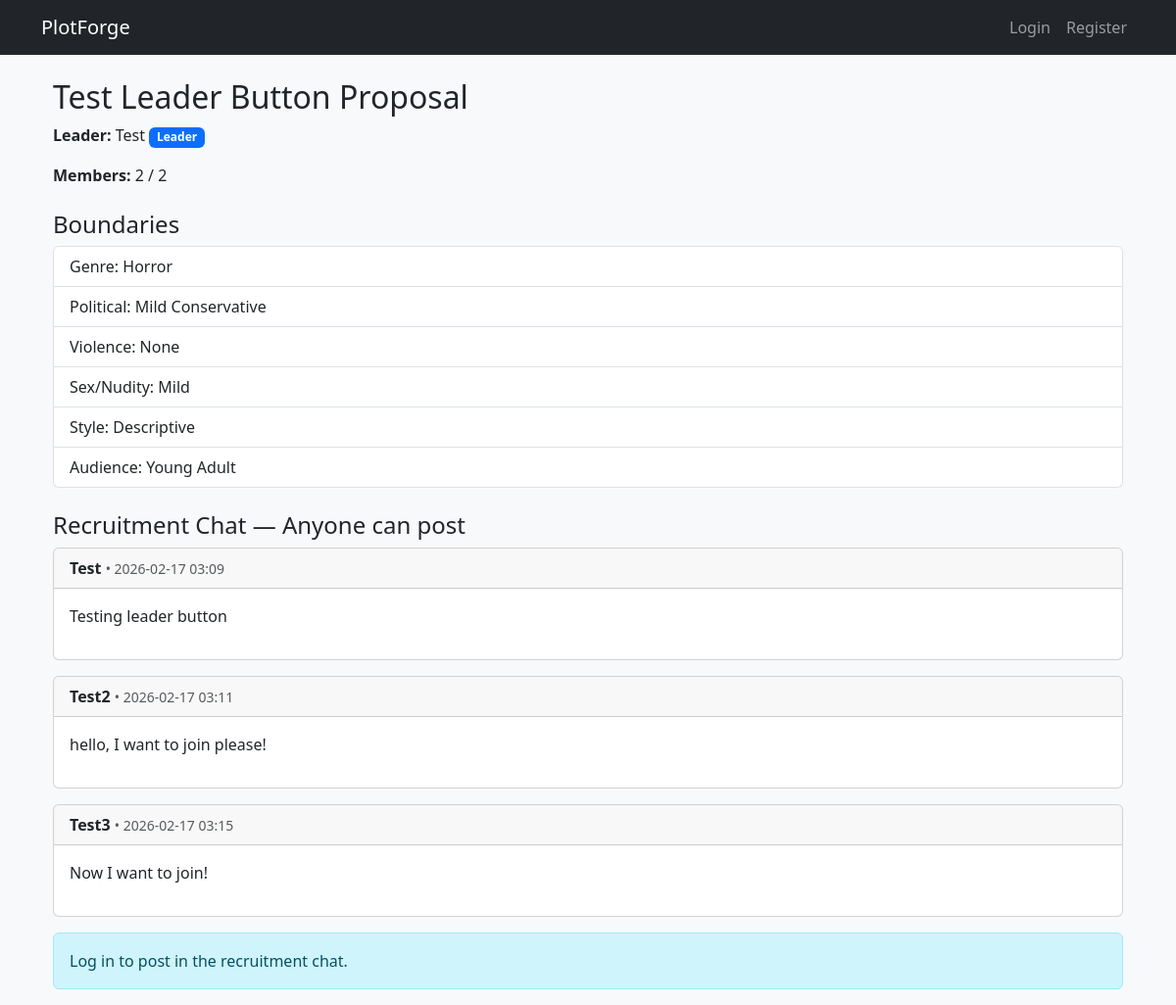
/threads/5, run on the app's committed database.
### Code/models.py (models this page shows, shortened)
class Thread(db.Model):
    __tablename__ = 'threads'
    id = db.Column(db.Integer, primary_key=True)
    title = db.Column(db.String(200), nullable=False)
    is_proposal = db.Column(db.Boolean, default=True)
    leader_id = db.Column(db.Integer, db.ForeignKey('users.id'), nullable=False)
    created_at = db.Column(db.DateTime, default=datetime.utcnow)
    status = db.Column(db.String(20), default='open')
    max_members = db.Column(db.Integer, default=15)
    genre_id          = db.Column(db.Integer, db.ForeignKey('list_boundary_options.id'), nullable=True)
    political_id      = db.Column(db.Integer, db.ForeignKey('list_boundary_options.id'), nullable=True)
    violence_id       = db.Column(db.Integer, db.ForeignKey('list_boundary_options.id'), nullable=True)
    sex_id            = db.Column(db.Integer, db.ForeignKey('list_boundary_options.id'), nullable=True)
    style_id          = db.Column(db.Integer, db.ForeignKey('list_boundary_options.id'), nullable=True)
    audience_id       = db.Column(db.Integer, db.ForeignKey('list_boundary_options.id'), nullable=True)
    leader = db.relationship('User', back_populates='owned_threads', foreign_keys=[leader_id])
    memberships = db.relationship('GroupMembership', back_populates='thread', cascade='all, delete-orphan')
    posts = db.relationship('Post', back_populates='thread', cascade='all, delete-orphan', lazy='dynamic')
    documents = db.relationship('Document', back_populates='thread', cascade='all, delete-orphan')
    genre     = db.relationship('ListBoundaryOption', foreign_keys=[genre_id])
    political = db.relationship('ListBoundaryOption', foreign_keys=[political_id])
    violence  = db.relationship('ListBoundaryOption', foreign_keys=[violence_id])
    sex       = db.relationship('ListBoundaryOption', foreign_keys=[sex_id])
    style     = db.relationship('ListBoundaryOption', foreign_keys=[style_id])
    audience  = db.relationship('ListBoundaryOption', foreign_keys=[audience_id])

class User(UserMixin, db.Model):
    __tablename__ = 'users'
    id = db.Column(db.Integer, primary_key=True)
    username = db.Column(db.String(80), unique=True, nullable=False)
    email = db.Column(db.String(120), unique=True, nullable=False)
    password_hash = db.Column(db.String(255), nullable=False)
    created_at = db.Column(db.DateTime, default=datetime.utcnow)
    last_login = db.Column(db.DateTime, nullable=True)
    owned_threads = db.relationship('Thread', back_populates='leader', foreign_keys='Thread.leader_id')
    memberships = db.relationship('GroupMembership', back_populates='user', cascade='all, delete-orphan')

class ListBoundaryOption(db.Model):
    __tablename__ = 'list_boundary_options'
    id = db.Column(db.Integer, primary_key=True)
    option_text = db.Column(db.String(100), nullable=False, unique=True)
    for_genre     = db.Column(db.Boolean, default=False)
    for_political = db.Column(db.Boolean, default=False)
    for_violence  = db.Column(db.Boolean, default=False)
    for_sex       = db.Column(db.Boolean, default=False)
    for_style     = db.Column(db.Boolean, default=False)
    for_audience  = db.Column(db.Boolean, default=False)
    sort_order    = db.Column(db.Integer, default=0)   # controls dropdown order

class Post(db.Model):
    __tablename__ = 'posts'
    id = db.Column(db.Integer, primary_key=True)
    thread_id = db.Column(db.Integer, db.ForeignKey('threads.id'), nullable=False)
    user_id = db.Column(db.Integer, db.ForeignKey('users.id'), nullable=False)
    content = db.Column(db.Text, nullable=False)
    created_at = db.Column(db.DateTime, default=datetime.utcnow)
    updated_at = db.Column(db.DateTime, nullable=True)
    thread = db.relationship('Thread', back_populates='posts')
    author = db.relationship('User', backref='posts')

### Code/app.py (the view)
@app.route('/threads/<int:thread_id>')
def thread_detail(thread_id):
    thread = Thread.query.get_or_404(thread_id)
    if not thread.is_proposal and not current_user.is_authenticated:
        abort(403)  # private → require login later
    posts = thread.posts.order_by(Post.created_at).all()
    is_leader = current_user.is_authenticated and thread.leader_id == current_user.id
    is_member = current_user.is_authenticated and GroupMembership.query.filter_by(user_id=current_user.id, thread_id=thread.id).first() is not None
    return render_template('thread.html',
                           thread=thread,
                           posts=posts,
                           is_leader=is_leader,
                           is_member=is_member)

### Code/templates/thread.html (shortened to what this page needs)
{% extends "base.html" %}
{% block content %}
<div class="container mt-4">
    <h2>{{ thread.title }}</h2>
    <p><strong>Leader:</strong> {{ thread.leader.username }}
       <span class="badge bg-primary">Leader</span></p>
    <p><strong>Members:</strong> {{ thread.memberships|length }} / {{ thread.max_members }}</p>
    <h4 class="mt-4">Boundaries</h4>
    <ul class="list-group mb-4">
        {% if thread.genre %}<li class="list-group-item">Genre: {{ thread.genre.option_text }}</li>{% endif %}
        {% if thread.political %}<li class="list-group-item">Political: {{ thread.political.option_text }}</li>{% endif %}
        {% if thread.violence %}<li class="list-group-item">Violence: {{ thread.violence.option_text }}</li>{% endif %}
        {% if thread.sex %}<li class="list-group-item">Sex/Nudity: {{ thread.sex.option_text }}</li>{% endif %}
        {% if thread.style %}<li class="list-group-item">Style: {{ thread.style.option_text }}</li>{% endif %}
        {% if thread.audience %}<li class="list-group-item">Audience: {{ thread.audience.option_text }}</li>{% endif %}
    </ul>
    <h4>Recruitment Chat — Anyone can post</h4>
    {% for post in posts %}
        <div class="card mb-3">
            <div class="card-header">
                <strong>{{ post.author.username }}</strong>
                <small class="text-muted">• {{ post.created_at.strftime('%Y-%m-%d %H:%M') }}</small>
            </div>
            <div class="card-body">
                <p>{{ post.content | safe }}</p>
            </div>
        </div>
    {% endfor %}
    {% if current_user.is_authenticated %}
        <div class="card mt-4">
            <div class="card-body">
                <form method="POST" action="{{ url_for('post_in_thread', thread_id=thread.id) }}">
                    <textarea name="content" class="form-control" rows="4" required placeholder="I'd like to join..."></textarea>
                    <button type="submit" class="btn btn-primary mt-3">Post Message</button>
                </form>
            </div>
        </div>
    {% else %}
        <p class="alert alert-info">Log in to post in the recruitment chat.</p>
    {% endif %}
</div>
{% endblock %}

### data on the page
Thread: title "Test Leader Button Proposal", max_members "2"
User: leader.username "Test"
ListBoundaryOption: genre.option_text "Horror"
ListBoundaryOption: political.option_text "Mild Conservative"
ListBoundaryOption: violence.option_text "None"
ListBoundaryOption: sex.option_text "Mild"
ListBoundaryOption: style.option_text "Descriptive"
ListBoundaryOption: audience.option_text "Young Adult"
Post: author.username "Test", created_at "2026-02-17 03:09", content "Testing leader button"
Post: author.username "Test2", created_at "2026-02-17 03:11", content "hello, I want to join please!"
Post: author.username "Test3", created_at "2026-02-17 03:15", content "Now I want to join!"

### other printed values
{{ thread.memberships|length }} "2"
